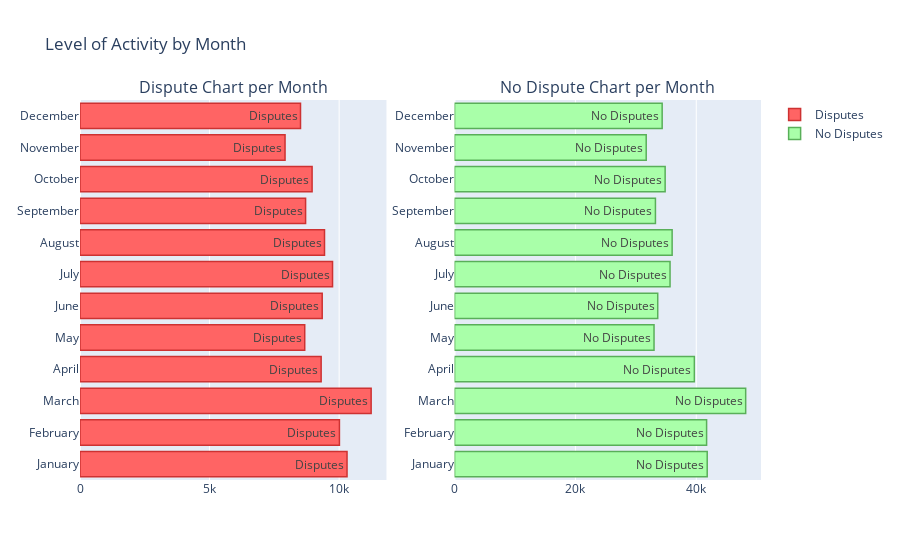

The notebook cell saved with this chart:
### Code cell
# Most active months
#This code creates a side-by-side bar chart to compare the number of disputes and non-disputes for each month. It uses Plotly to generate two horizontal bar charts—one for disputes and one for non-disputes—arranged in a 1x2 subplot layout, with the title "Level of Activity by Month" and customized colors and markers.
months = ['January', 'February', 'March', 'April', 'May', 'June', 'July', 'August', 'September',
         'October', 'November', 'December']
disputes_by_month = [dis_january, dis_february, dis_march, dis_april, dis_may, dis_june, dis_july, dis_august, dis_september,
                    dis_october, dis_november, dis_december]

nodisputes_by_month = [nodis_january, nodis_february, nodis_march, nodis_april, nodis_may, nodis_june, nodis_july, 
                       nodis_august, nodis_september, nodis_october, nodis_november, nodis_december]


disputes_chart = go.Bar(
    y=months,
    x=disputes_by_month,
    orientation='h',
    name='Disputes',
    text='Disputes',
    marker=dict(
        color='#FF6464',
    line=dict(
        color='#CD3232',
        width=1.5
    ))
)

nodisputes_chart = go.Bar(
    y=months,
    x=nodisputes_by_month,
    orientation='h',
    name='No Disputes',
    text='No Disputes',
    marker=dict(
        color='#A9FFA9',
    line=dict(
        color='#59AF59',
        width=1.5
    ))
)

fig = tls.make_subplots(rows=1, cols=2, specs=[[{}, {}]],
                          subplot_titles=('Dispute Chart per Month',
                                          'No Dispute Chart per Month'))

fig.append_trace(disputes_chart, 1, 1)
fig.append_trace(nodisputes_chart, 1, 2)

fig['layout'].update(showlegend=True, title="Level of Activity by Month")
iplot(fig)

### Figure 1 — Plotly figure (JSON) as saved in the notebook; plotly's stock layout.template omitted (floating-point values rounded to 4 significant figures)
{"data": [{"marker": {"color": "#FF6464", "line": {"color": "#CD3232", "width": 1.5}}, "name": "Disputes", "orientation": "h", "text": "Disputes", "type": "bar", "x": [10304, 10011, 11234, 9305, 8672, 9346, 9745, 9435, 8705, 8956, 7912, 8509], "xaxis": "x", "y": ["January", "February", "March", "April", "May", "June", "July", "August", "September", "October", "November", "December"], "yaxis": "y"}, {"marker": {"color": "#A9FFA9", "line": {"color": "#59AF59", "width": 1.5}}, "name": "No Disputes", "orientation": "h", "text": "No Disputes", "type": "bar", "x": [41809, 41708, 48175, 39681, 33008, 33621, 35658, 36004, 33243, 34848, 31714, 34354], "xaxis": "x2", "y": ["January", "February", "March", "April", "May", "June", "July", "August", "September", "October", "November", "December"], "yaxis": "y2"}], "layout": {"annotations": [{"font": {"size": 16}, "showarrow": false, "text": "Dispute Chart per Month", "x": 0.225, "xanchor": "center", "xref": "paper", "y": 1, "yanchor": "bottom", "yref": "paper"}, {"font": {"size": 16}, "showarrow": false, "text": "No Dispute Chart per Month", "x": 0.775, "xanchor": "center", "xref": "paper", "y": 1, "yanchor": "bottom", "yref": "paper"}], "showlegend": true, "title": {"text": "Level of Activity by Month"}, "xaxis": {"anchor": "y", "domain": [0, 0.45]}, "xaxis2": {"anchor": "y2", "domain": [0.55, 1]}, "yaxis": {"anchor": "x", "domain": [0, 1]}, "yaxis2": {"anchor": "x2", "domain": [0, 1]}}}
